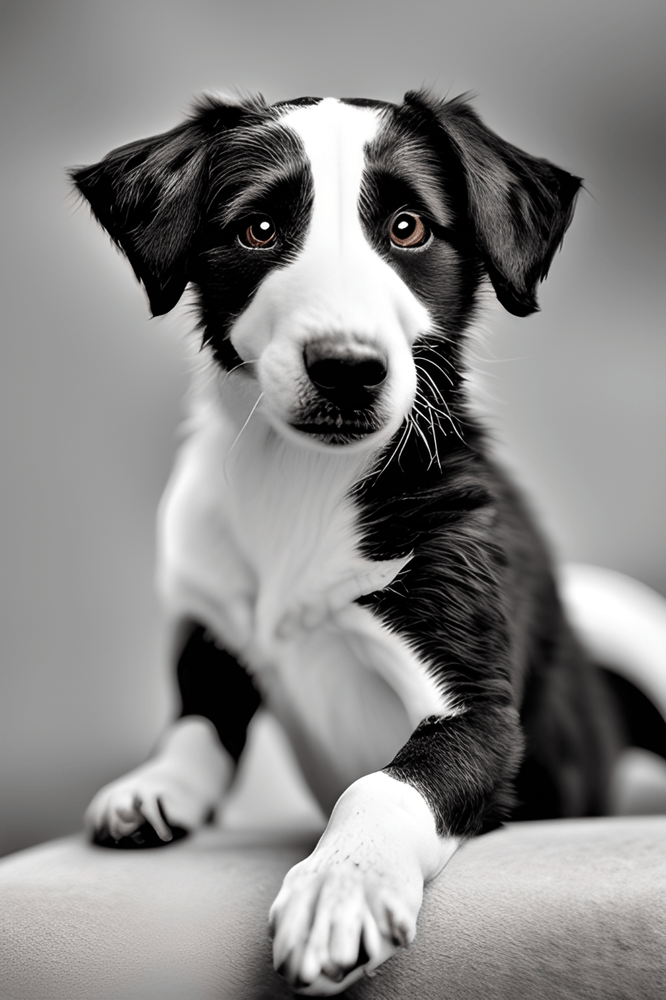
#> input picture 6º Período/CompGrafica/histogramas/dog_black_white.png, 666 x 1000 px, shrunk from 1024 x 1538 before the run
$ python histogramas.py
#> lines starting #> are read from the running program, lines starting #| are printed output that depends on the picture
import cv2
import matplotlib.pyplot as plt

gray_image = cv2.imread('dog_black_white.png', cv2.IMREAD_GRAYSCALE)
#> gray_image: shape (1000, 666); min 0, max 255, mean 133.9

color_image = cv2.imread('colorfull.jpg')
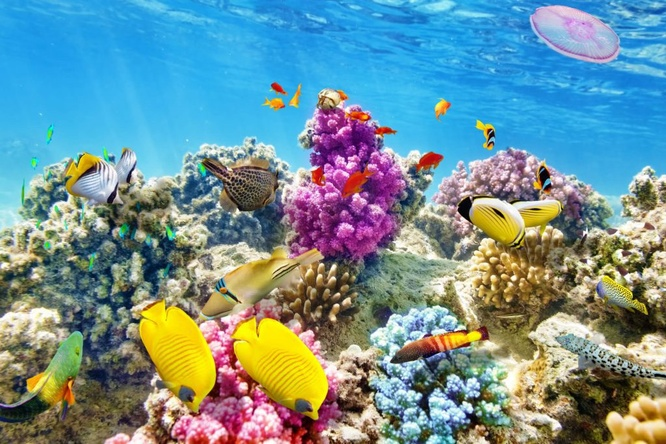
#> input picture 6º Período/CompGrafica/histogramas/colorfull.jpg, 666 x 444 px, shrunk from 1024 x 683 before the run
#> color_image is the input picture: shape (444, 666, 3); mean B, G, R 150.2, 145.5, 114

# Gerar histograma para imagem em tons de cinza
plt.figure(figsize=(10, 5))
plt.subplot(1, 2, 1)
plt.hist(gray_image.ravel(), bins=256, range=[0, 256], color='black')
plt.title("Histograma - Tons de Cinza")
plt.xlabel("Níveis de Intensidade")
plt.ylabel("Número de Pixels")

colors = ('b', 'g', 'r')  # Canais: Azul, Verde, Vermelho
plt.subplot(1, 2, 2)
for i, color in enumerate(colors):
    hist = cv2.calcHist([color_image], [i], None, [256], [0, 256])
    plt.plot(hist, color=color)
plt.title("Histograma - Imagem Colorida")
plt.xlabel("Níveis de Intensidade")
plt.ylabel("Número de Pixels")

plt.tight_layout()
plt.show()
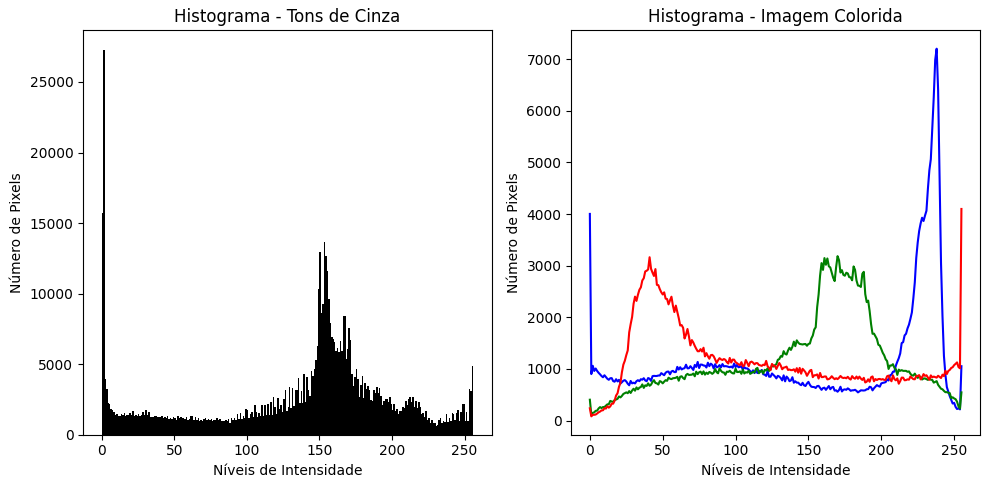
#> figure drawn by matplotlib, 2 panels; panel 1: tallest bar 27293 high, from x = 1 to 2; panel 2: curve peaks at x = 238, y = 7203; panel 2: curve peaks at x = 170, y = 3185; panel 2: curve peaks at x = 255, y = 4099
